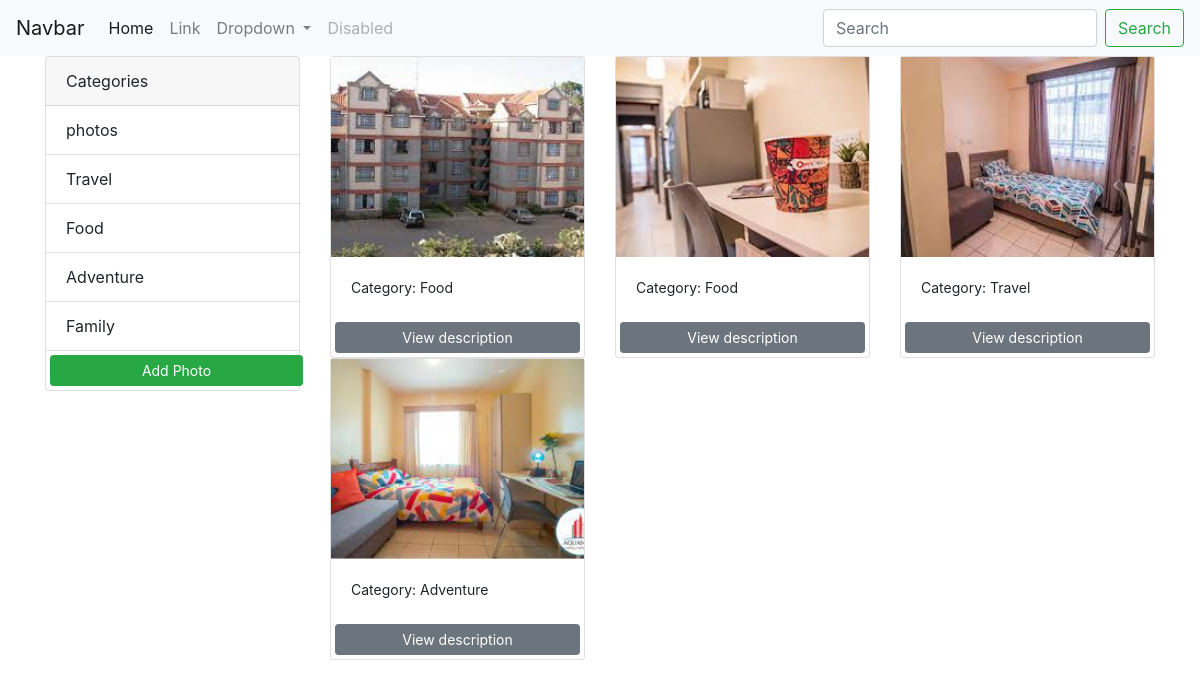
The app's page /, older data.
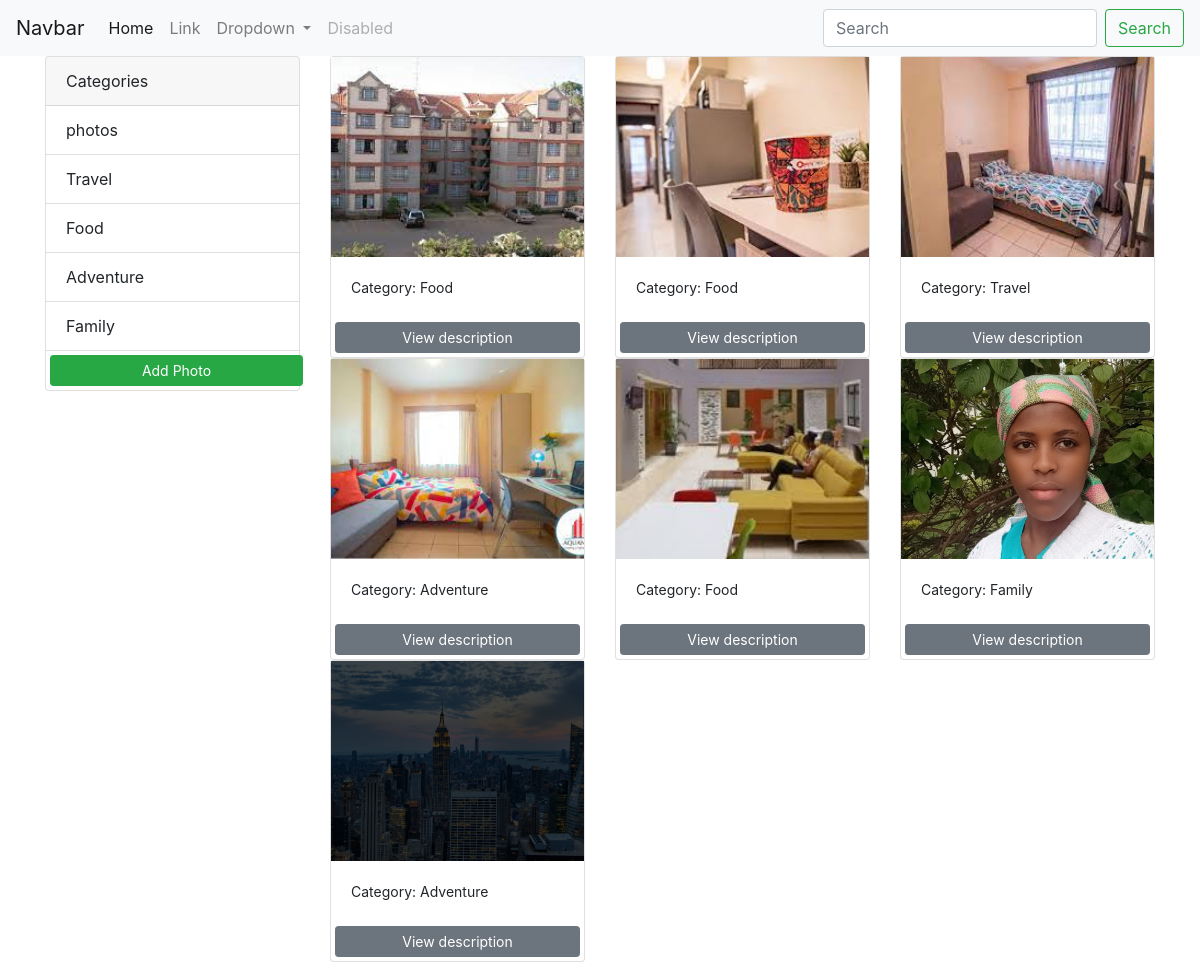
The same page, newer data.
### photos/models.py (models this page shows, shortened)
class Category(models.Model):
    name = models.CharField(max_length=100, null=False, blank=False)

class Photo(models.Model):
    category = models.ForeignKey(Category, on_delete=models.SET_NULL, null=True, blank=True)
    image = models.ImageField(null=False, blank=False)
    description = models.TextField()

### photos/views.py (the view)
# urls.py: path('', views.gallery, name='gallery'),
def gallery(request):
    categories = Category.objects.all()
    photos = Photo.objects.all()
    context = {'categories': categories, 'photos': photos}
    return render(request, 'gallery.html', context)

### photos/templates/gallery.html (shortened to what this page needs)
<html lang="en">
<head>
<link href="https://cdn.jsdelivr.net/npm/bootstrap@5.2.0-beta1/dist/css/bootstrap.min.css" rel="stylesheet">
</head>
<body >
    {% include 'navbar.html' %}
    <div class="container">
        <div class="row">
            <div class="col-md-3">
                <div class="card" >
                    <div class="card-header" class="btn btn-dark btn-sm m-1">
                        Categories
                    </div>
                    <ul class="list-group list-group-flush">
                      <li class="list-group-item">photos</li>
                      {% for category in categories %}
                      <li class="list-group-item">{{category.name}}</li>
                      {% endfor %}
                      <a href="{%url 'add' %}" class="btn btn-block btn-success btn-sm m-1">Add Photo</a>
                    </ul>
                  </div>
            </div>
            <div class="col-md-9">
                <div class="row">
                    {% for photo in photos %}
                    <div class="col-md-4">
                        <div class="card" >
                            <img src="{{photo.image.url}}" class="image-thumbnail" alt="..">
                            <div class="card-body">
                              <small>Category: {{photo.category.name}}</small>
                            </div>
                            <a href="{% url 'photo' photo.id %}" class="btn btn-secondary btn-sm m-1">View description</a>
                    </div>
                      </div>
                      {% empty %}
                      <h3>No photos.......</h3>
                      {% endfor %}
            </div>
        </div>
    </div>
</body>
</html>

### photos/templates/navbar.html (shortened to what this page needs)
<html lang="en">
<head>
    <link rel="stylesheet" href="https://cdn.jsdelivr.net/npm/bootstrap@4.6.1/dist/css/bootstrap.min.css">
</head>
<body>
    <nav class="navbar navbar-expand-lg navbar-light bg-light">
        <a class="navbar-brand" href="#">Navbar</a>
        <div class="collapse navbar-collapse" id="navbarSupportedContent">
          <ul class="navbar-nav mr-auto">
            <li class="nav-item active">
              <a class="nav-link" href="#">Home <span class="sr-only">(current)</span></a>
            </li>
            <li class="nav-item">
              <a class="nav-link" href="#">Link</a>
            </li>
            <li class="nav-item dropdown">
              <a class="nav-link dropdown-toggle" href="#" id="navbarDropdown" role="button" data-toggle="dropdown" aria-haspopup="true" aria-expanded="false">
                Dropdown
              </a>
            </li>
            <li class="nav-item">
              <a class="nav-link disabled" href="#">Disabled</a>
            </li>
          </ul>
          <form class="form-inline my-2 my-lg-0" action="{% url 'search'%}">
            <input class="form-control mr-sm-2" type="search" placeholder="Search" aria-label="Search" name="category" list="beth">
            <button class="btn btn-outline-success my-2 my-sm-0" type="submit">Search</button>
          </form>
        </div>
      </nav>
</body>
</html>

### photos/templates/gallery.html (style rules this page uses)
.image-thumbnail { height: 200px; object-fit: cover; }

Row changes from the older to the newer data that the page shows:
added Photo: image (picture), category.name "Food"
added Photo: image (picture), category.name "Family"
added Photo: image (picture), category.name "Adventure"
